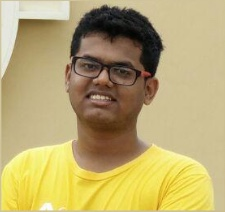
#> input picture pic.jpeg, 225 x 212 px, found by its file name
$ python channel.py
#> lines starting #> are read from the running program, lines starting #| are printed output that depends on the picture
import cv2
from matplotlib import pyplot as plt
import numpy as np

path = '/Users/RohanSaxena/Documents/projects/cv'
image = cv2.imread(path + '/pic.jpeg')
#> image is the input picture: shape (212, 225, 3); mean B, G, R 111.1, 167.8, 184.9

np.shape(image)

# Select the individual channels:
blue = image[:, :, 0]
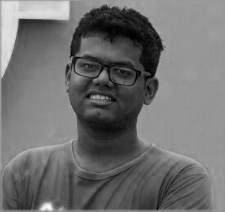
#> blue: shape (212, 225); min 0, max 255, mean 111.1
green = image[:, :, 1]
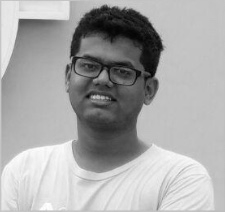
#> green: shape (212, 225); min 0, max 255, mean 167.8
red = image[:, :, 2]
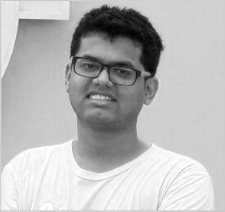
#> red: shape (212, 225); min 0, max 255, mean 184.9

plt.imshow(blue, cmap='Blues')
plt.show()

plt.imshow(green, cmap='Greens')
plt.show()

plt.imshow(red, cmap='Reds')
plt.show()

''' We need to do the following because openCV reads in an RGB image's pixel
values as BGR values. So the individual channels have to be stacked over each
other over the last axis '''
image = np.stack([image[:, :, 2], image[:, :, 1], image[:, :, 0]], axis=-1)

plt.imshow(image)
plt.show()

$ run again, with car1.png saved as pic.jpeg
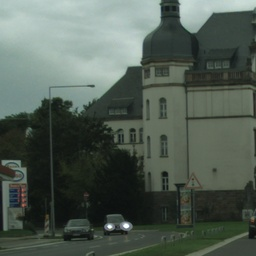
#> input picture car1.png, 256 x 256 px, found by its file name
#> image is the input picture: shape (256, 256, 3); mean B, G, R 83.1, 92.3, 80.7
#> `blue = image[:, :, 0]`:
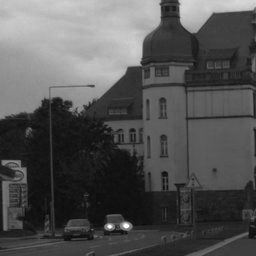
#> blue: shape (256, 256); min 9, max 255, mean 83.1
#> `green = image[:, :, 1]`:
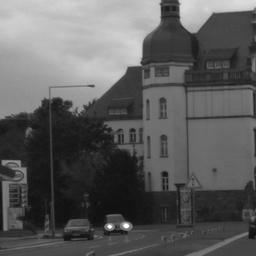
#> green: shape (256, 256); min 13, max 255, mean 92.3
